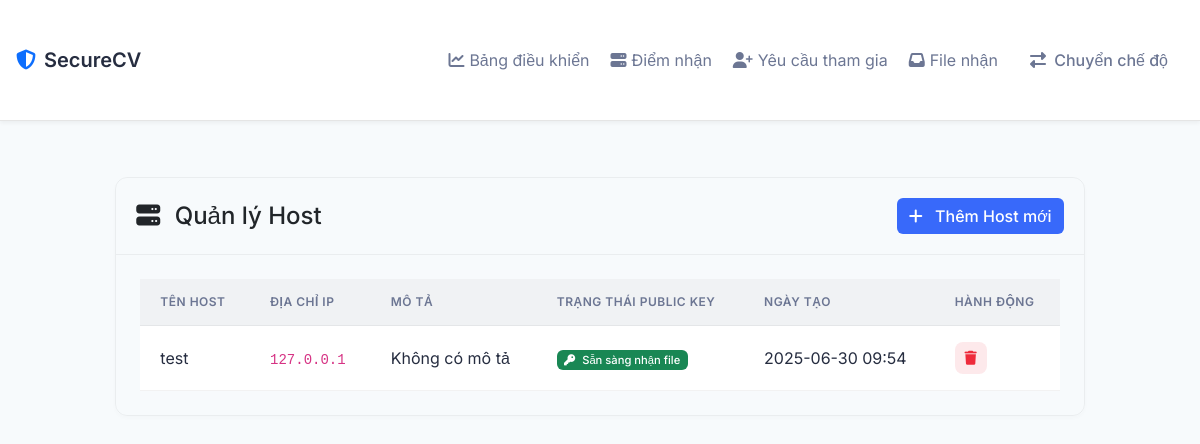
The page /receiver_hosts on the database as committed earlier.
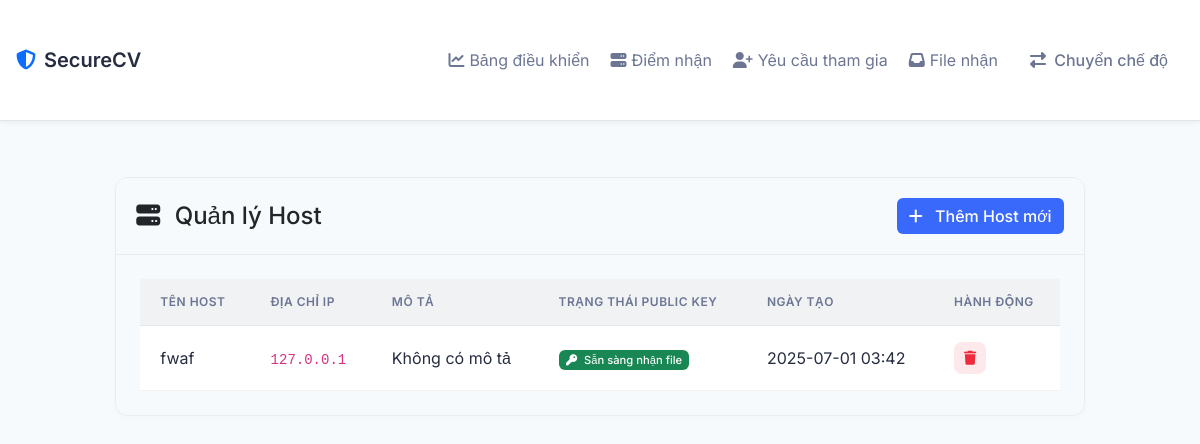
The same page on the database as committed later.
### models.py (models this page shows, shortened)
class Host(db.Model):
    id = db.Column(db.Integer, primary_key=True)
    name = db.Column(db.String(100), nullable=False)
    ip_address = db.Column(db.String(45), nullable=False)
    description = db.Column(db.Text)
    has_keys = db.Column(db.Boolean, default=False, nullable=False)
    public_key = db.Column(db.Text, nullable=True)
    created_at = db.Column(db.DateTime, default=datetime.utcnow)
    created_by = db.Column(db.String(45))
    __table_args__ = (
        db.UniqueConstraint('name', 'ip_address', name='uix_host_name_ip'),
    )

### routes.py (the view)
@app.route('/receiver_hosts')
def receiver_hosts():
    client_ip = get_client_ip()
    hosts = Host.query.filter_by(ip_address=client_ip).all()
    return render_template('hosts.html', hosts=hosts, client_ip=client_ip)

### routes.py (called while the page is built)
def get_client_ip():
    ip = None
    if request.headers.get('X-Forwarded-For'):
        ip = request.headers.get('X-Forwarded-For').split(',')[0].strip()
    elif request.headers.get('X-Real-IP'):
        ip = request.headers.get('X-Real-IP')
    else:
        ip = request.remote_addr
    try:
        return ipaddress.ip_address(ip).exploded
    except ValueError:
        return None

### templates/hosts.html (shortened to what this page needs)
{% extends "base.html" %}
{% block content %}
<div class="row justify-content-center">
    <div class="col-lg-10">
        <div class="card mb-4">
            <div class="card-header d-flex justify-content-between align-items-center">
                <h4 class="mb-0">
                    <i class="fas fa-server me-2"></i>
                    Quản lý Host
                </h4>
                <button type="button" class="btn btn-primary" data-bs-toggle="modal" data-bs-target="#addHostModal">
                    <i class="fas fa-plus me-2"></i>
                    Thêm Host mới
                </button>
            </div>
            <div class="card-body">
                {% if hosts %}
                <div class="table-responsive">
                    <table class="table table-hover">
                        <thead>
                            <tr>
                                <th>Tên Host</th>
                                <th>Địa chỉ IP</th>
                                <th>Mô tả</th>
                                <th>Trạng thái Public Key</th>
                                <th>Ngày tạo</th>
                                <th>Hành động</th>
                            </tr>
                        </thead>
                        <tbody>
                            {% for host in hosts %}
                            <tr>
                                <td>{{ host.name }}</td>
                                <td><code>{{ host.ip_address }}</code></td>
                                <td>{{ host.description or 'Không có mô tả' }}</td>
                                <td>
                                    <span class="badge bg-success" data-bs-toggle="tooltip" title="Host này có thể nhận file được mã hóa">
                                        <i class="fas fa-key me-1"></i>
                                        Sẵn sàng nhận file
                                    </span>
                                </td>
                                <td>{{ host.created_at.strftime('%Y-%m-%d %H:%M') }}</td>
                                <td>
                                    <form action="{{ url_for('delete_host', host_id=host.id) }}" method="POST" class="d-inline">
                                        <button type="submit" class="btn btn-sm btn-danger" onclick="return confirm('Bạn có chắc muốn xóa host này?')">
                                            <i class="fas fa-trash"></i>
                                        </button>
                                    </form>
                                </td>
                            </tr>
                            {% endfor %}
                        </tbody>
                    </table>
                </div>
                {% else %}
                <div class="alert alert-info">
                    <i class="fas fa-info-circle me-2"></i>
                    Chưa có host nào được thêm. Nhấn "Thêm Host mới" để tạo mới.
                </div>
                {% endif %}
            </div>
        </div>
    </div>
</div>
{% endblock %}

Rows that differ between the two databases and show on the page:
removed Host: name "test", ip_address "127.0.0.1", description "Không có mô tả", created_at "2025-06-30 09:54"
added Host: name "fwaf", ip_address "127.0.0.1", description "Không có mô tả", created_at "2025-07-01 03:42"
